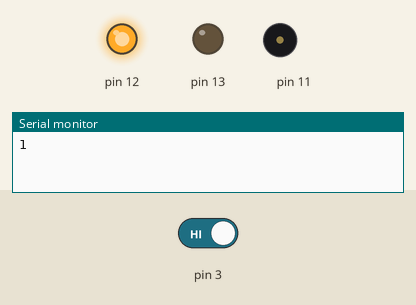
Bench run of a sketch on a simulated Arduino Uno, built with avr-gcc and run on an emulated ATmega328P. On the bench: output pins drawn as LEDs (lit = HIGH), buzzer (waves = sounding), the last lines printed to the serial monitor. Inputs (shaded band) come from the test bench; at power-on: pin 3 HIGH.

Above: at 1.8 s.
1.9 s: pin 3 driven LOW
At 2.6 s:
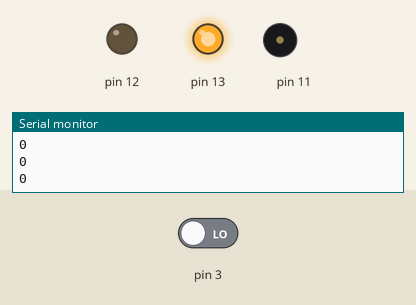
3.5 s: pin 3 driven HIGH
At 3.8 s:
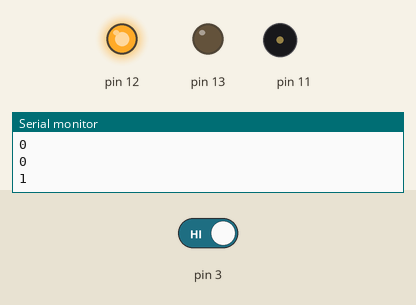
Timing chart, 0 to 12.5 s (numbered marks = the images above; inputs shaded):
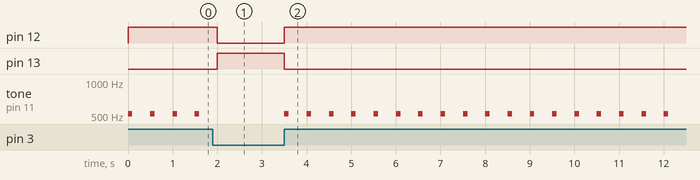

The sketch:

50_movement_detection_system1.ino
```cpp
// C++ code
//
void setup()
{

  pinMode(3,INPUT);
  pinMode(12,OUTPUT);
  pinMode(13,OUTPUT);
  pinMode(11,OUTPUT);
  Serial.begin(9600);

}

void loop()
{

  int sensorValue = digitalRead(3);
  Serial.println(sensorValue);

  if(sensorValue != 1)
  {
    digitalWrite(13,HIGH);
    digitalWrite(12,LOW);
  }
  else if(sensorValue == 1)
  {
   	digitalWrite(13,LOW);
    digitalWrite(12,HIGH);

    while(sensorValue == 1)
    {
      tone(11,523,100);
      delay(500);
      noTone(11);

      sensorValue = digitalRead(3);
    }
  }

}
```

Measured:
- after the input at 1.9 s, pin 12: HIGH → LOW after 0.10 s; pin 13: LOW → HIGH after 0.10 s; tone on pin 11: stops changing and stays silent
- after the input at 3.5 s, pin 12: LOW → HIGH at once; pin 13: HIGH → LOW at once; tone on pin 11: alternates 523 Hz for 0.10 s and silent for 0.40 s, starting at once
- by itself, tone on pin 11: alternates 523 Hz for 0.10 s and silent for 0.40 s
